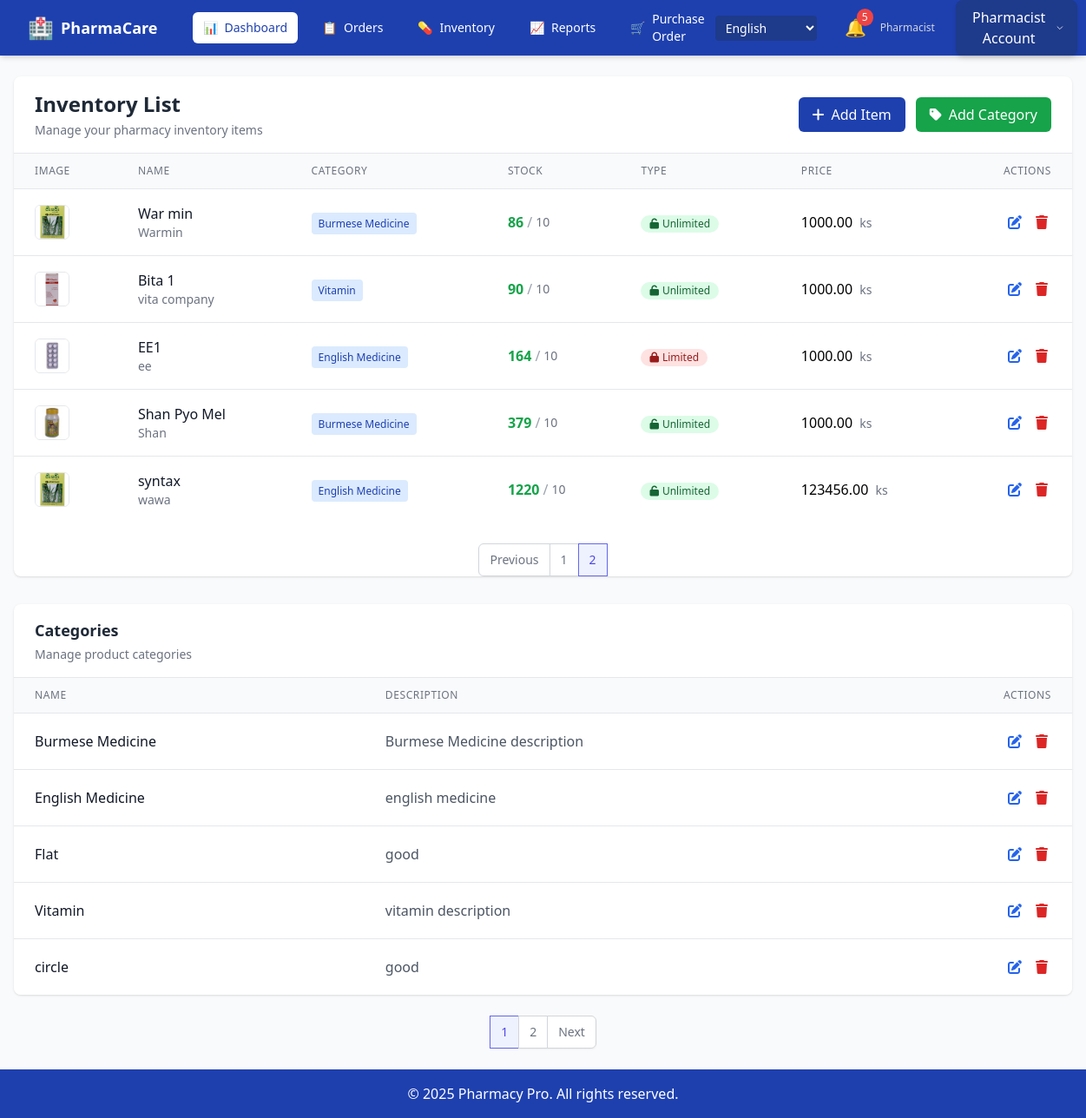
Page /en/inventory_view/?items_page=2 (signed in) on the earlier database version.
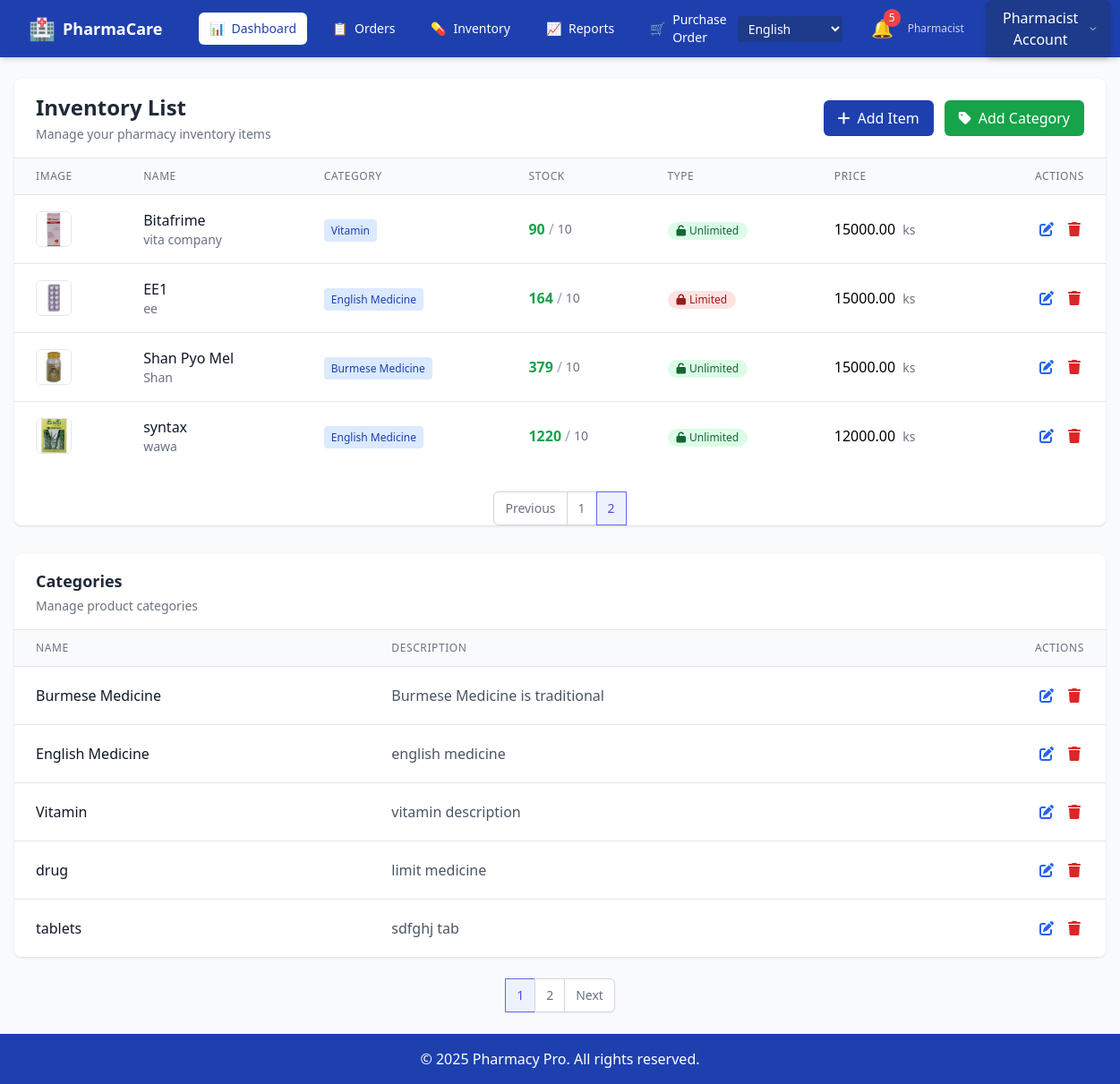
Same page on the later database version.
### ourapp/models.py (models this page shows, shortened)
class Item(models.Model):
    category = models.ForeignKey(Category, on_delete=models.CASCADE, verbose_name=_("Category"))
    item_photo = models.ImageField(upload_to='photos', verbose_name=_("Photo"))
    primary_supplier = models.ForeignKey(Supplier, on_delete=models.CASCADE, blank=True, null=True, verbose_name=_("Primary Supplier"))
    strength = models.CharField(max_length=50, blank=True, null=True, verbose_name=_("Strength"))
    item_name = models.CharField(max_length=255, verbose_name=_("Item Name"))
    item_quantity = models.PositiveIntegerField(verbose_name=_("Quantity"))
    item_price = models.PositiveIntegerField(verbose_name=_("Selling Price"))
    purcharse_price = models.PositiveIntegerField(default=0, verbose_name=_("Purchase Price"))
    reorder_level = models.PositiveIntegerField(default=0, blank=True, null=True, verbose_name=_("Reorder Level"))
    item_description = models.TextField(verbose_name=_("Description"))
    exp_date = models.DateField(verbose_name=_("Expiry Date"))
    brand_name = models.CharField(max_length=255, blank=True, null=True, verbose_name=_("Brand Name"))
    batch_number = models.CharField(max_length=100, blank=True, null=True, verbose_name=_("Batch Number"))
    stock_minimum = models.PositiveIntegerField(default=10, verbose_name=_("Minimum Stock"))
    is_limited = models.BooleanField(default=False, verbose_name=_("Limited Stock"))
    max_quantity = models.PositiveIntegerField(default=5, verbose_name=_("Maximum Quantity"))
    last_ordered = models.DateField(blank=True, null=True, verbose_name=_("Last Ordered"))

class Category(models.Model):
    name = models.CharField(max_length=100, unique=True, verbose_name=_("Name"))
    description = models.TextField(blank=True, null=True, verbose_name=_("Description"))

### ourapp/views.py (the view, shortened to what this page needs)
# urls.py: path('inventory_view/', inventory_view, name='inventory_view'),
@login_required
def inventory_view(request):
    if request.user.userprofile.role != 'pharmacist':
        messages.error(request, "You do not have permission to access this page.")
        return redirect('login')
    items_queryset = Item.objects.all().order_by('-id')
    for item in items_queryset:
        if item.exp_date:
            item.days_left = (item.exp_date - datetime.date.today()).days
        else:
            item.days_left = None
    categories_queryset = Category.objects.all().order_by('name')
    items_paginator = Paginator(items_queryset, 10)  # 10 items per page
    items_page_number = request.GET.get('items_page')
    items = items_paginator.get_page(items_page_number)
    categories_paginator = Paginator(categories_queryset, 5)  # 5 categories per page
    categories_page_number = request.GET.get('categories_page')
    categories = categories_paginator.get_page(categories_page_number)
    low_stock_queryset = Item.objects.filter(item_quantity__lt=10).order_by('item_quantity')
    low_stock_paginator = Paginator(low_stock_queryset, 5)
    low_stock_page_number = request.GET.get('low_stock_page')
    low_stock_items = low_stock_paginator.get_page(low_stock_page_number)
    low_stock_count = low_stock_queryset.count()
    today = datetime.date.today()
    expiring_queryset = Item.objects.filter(exp_date__lte=today + datetime.timedelta(days=90)).order_by('exp_date')
    expiring_paginator = Paginator(expiring_queryset, 5)
    expiring_page_number = request.GET.get('expiring_page')
    expiring_items = expiring_paginator.get_page(expiring_page_number)
    expiring_count = expiring_queryset.count()
    return render(request, 'inventory.html', {
        'items': items,
        'categories': categories,
        'low_stock_items': low_stock_items,
        'low_stock_count': low_stock_count,
        'low_stock_page_number': low_stock_page_number,
        'expiring_items': expiring_items,
        'expiring_count': expiring_count,
    })

### ourapp/context_processors.py (called while the page is built)
def expiry_alert_items(request):
    if request.user.is_authenticated and hasattr(request.user, 'userprofile'):
        if request.user.userprofile.role == 'pharmacist':
            today = date.today()
            threshold_date = today + timedelta(days=90)
            expiring_items = Item.objects.filter(exp_date__lte=threshold_date, exp_date__gte=today).order_by('exp_date')
            return {'expiring_items': expiring_items}
    return {}

### templates/inventory.html (shortened to what the changed rows need)
{% load i18n %}
<!DOCTYPE html>
<html lang="en">
<head>
<link href="https://cdnjs.cloudflare.com/ajax/libs/font-awesome/6.4.0/css/all.min.css" rel="stylesheet"/>
<script src="https://cdn.tailwindcss.com"></script>
</head>
<body class="bg-gray-50 flex flex-col min-h-screen">
<main class="w-full mx-auto px-4 py-6 max-w-7xl">
    <div class="bg-white shadow rounded-lg overflow-hidden mb-8">
        <div class="px-6 py-4 border-b border-gray-200 flex flex-col sm:flex-row justify-between items-start sm:items-center gap-4">
            <div>
                <h2 class="text-xl sm:text-2xl font-bold text-gray-800">{% trans "Inventory List" %}</h2>
            </div>
        </div>
        <div class="overflow-x-auto">
            <table class="min-w-full divide-y divide-gray-200">
                <thead class="bg-gray-50">
                    <tr>
                        <th class="px-6 py-3 text-left text-xs font-medium text-gray-500 uppercase tracking-wider">{% trans "Image" %}</th>
                        <th class="px-6 py-3 text-left text-xs font-medium text-gray-500 uppercase tracking-wider">{% trans "Name" %}</th>
                        <th class="px-6 py-3 text-left text-xs font-medium text-gray-500 uppercase tracking-wider">{% trans "Category" %}</th>
                        <th class="px-6 py-3 text-left text-xs font-medium text-gray-500 uppercase tracking-wider">{% trans "Stock" %}</th>
                        <th class="px-6 py-3 text-left text-xs font-medium text-gray-500 uppercase tracking-wider">{% trans "Type" %}</th>
                        <th class="px-6 py-3 text-left text-xs font-medium text-gray-500 uppercase tracking-wider">{% trans "Price" %}</th>
                        <th class="px-6 py-3 text-right text-xs font-medium text-gray-500 uppercase tracking-wider">{% trans "Actions" %}</th>
                    </tr>
                </thead>
                <tbody class="bg-white divide-y divide-gray-200">
                    {% for item in items %}
                    <tr class="hover:bg-gray-50 transition-colors" id="item_{{ item.id }}">
                        <td class="px-6 py-4 whitespace-nowrap" data-label="{% trans 'Image' %}">
                            {% if item.item_photo %}
                            <img alt="item image" class="w-10 h-10 rounded-md object-cover border border-gray-200" src="{{ item.item_photo.url }}"/>
                            {% else %}
                            <div class="w-10 h-10 rounded-md bg-gray-100 flex items-center justify-center text-gray-400">
                                <i class="fas fa-pills text-lg"></i>
                            </div>
                            {% endif %}
                        </td>
                        <td class="px-6 py-4 whitespace-nowrap" data-label="{% trans 'Name' %}">
                            <div class="font-medium text-gray-900">{{ item.item_name }}</div>
                            {% if item.brand_name %}
                            <div class="text-sm text-gray-500">{{ item.brand_name }}</div>
                            {% endif %}
                        </td>
                        <td class="px-6 py-4 whitespace-nowrap" data-label="{% trans 'Category' %}">
                            <span class="px-2 py-1 text-xs font-medium rounded bg-blue-100 text-blue-800">{{ item.category.name }}</span>
                        </td>
                        <td class="px-6 py-4 whitespace-nowrap" data-label="{% trans 'Stock' %}">
                            <div class="flex items-center">
                                <span class="font-semibold {% if item.item_quantity <= 0 %}text-red-600{% elif item.item_quantity < item.stock_minimum %}text-yellow-600{% else %}text-green-600{% endif %}">
                                    {{ item.item_quantity }}
                                </span>
                                <span class="mx-1 text-gray-400">/</span>
                                <span class="text-sm text-gray-500">{{ item.stock_minimum }}</span>
                            </div>
                        </td>
                        <td class="px-6 py-4 whitespace-nowrap" data-label="{% trans 'Type' %}">
                            {% if item.is_limited %}
                                <span class="inline-flex items-center px-2.5 py-0.5 rounded-full text-xs font-medium bg-red-100 text-red-800">
                                    <i class="fas fa-lock mr-1 text-xs"></i> {% trans "Limited" %}
                                </span>
                            {% else %}
                                <span class="inline-flex items-center px-2.5 py-0.5 rounded-full text-xs font-medium bg-green-100 text-green-800">
                                    <i class="fas fa-unlock mr-1 text-xs"></i> {% trans "Unlimited" %}
                                </span>
                            {% endif %}
                        </td>
                        <td class="px-6 py-4 whitespace-nowrap" data-label="{% trans 'Price' %}">
                            <span class="font-medium">{{ item.item_price|floatformat:2 }}</span>
                            <span class="text-sm text-gray-500 ml-1">{% trans "ks" %}</span>
                        </td>
                        <td class="px-6 py-4 whitespace-nowrap text-right actions-cell">
                            <div class="flex justify-end space-x-2">
                                <button class="text-blue-600 hover:text-blue-900 edit-btn p-1 rounded hover:bg-blue-50 transition-colors"
                                    data-batch="{{ item.batch_number }}"
                                    data-brand="{{ item.brand_name }}"
                                    data-category="{{ item.category.id }}"
                                    data-description="{{ item.item_description }}"
                                    data-exp-date="{{ item.exp_date|date:'Y-m-d' }}"
                                    data-id="{{ item.id }}"
                                    data-is-limited="{{ item.is_limited|yesno:'true,false' }}"
                                    data-max-qty="{{ item.max_quantity }}"
                                    data-name="{{ item.item_name }}"
                                    data-photo-url="{% if item.item_photo %}{{ item.item_photo.url }}{% endif %}"
                                    data-price="{{ item.item_price }}"
                                    data-purchase-price="{{ item.purcharse_price }}"
                                    data-quantity="{{ item.item_quantity }}"
                                    data-stock-min="{{ item.stock_minimum }}">
                                    <i class="fas fa-edit"></i>
                                </button>
                                <button class="text-red-600 hover:text-red-900 delete-btn p-1 rounded hover:bg-red-50 transition-colors" data-id="{{ item.id }}">
                                    <i class="fas fa-trash"></i>
                                </button>
                            </div>
                        </td>
                    </tr>
                    {% endfor %}
                </tbody>
            </table>
        </div>
<div class="flex justify-center mt-6">
    <nav class="inline-flex rounded-md shadow-sm -space-x-px" aria-label="Pagination">
        {% if items.has_previous %}
        <a href="?items_page={{ items.previous_page_number }}"
           class="relative inline-flex items-center px-3 py-2 border border-gray-300 bg-white text-sm font-medium text-gray-500 hover:bg-gray-50 rounded-l-md">
            Previous
        </a>
        {% endif %}
        {% for num in items.paginator.page_range %}
            {% if items.number == num %}
            <span class="relative inline-flex items-center px-3 py-2 border border-indigo-500 bg-indigo-50 text-sm font-medium text-indigo-600">
                {{ num }}
            </span>
            {% else %}
            <a href="?items_page={{ num }}"
               class="relative inline-flex items-center px-3 py-2 border border-gray-300 bg-white text-sm font-medium text-gray-500 hover:bg-gray-50">
                {{ num }}
            </a>
            {% endif %}
        {% endfor %}
    </nav>
</div>
    </div>
    <div class="bg-white shadow rounded-lg overflow-hidden">
        <div class="overflow-x-auto">
            <table class="min-w-full divide-y divide-gray-200">
                <thead class="bg-gray-50">
                    <tr>
                        <th class="px-6 py-3 text-left text-xs font-medium text-gray-500 uppercase tracking-wider">{% trans "Name" %}</th>
                        <th class="px-6 py-3 text-left text-xs font-medium text-gray-500 uppercase tracking-wider">{% trans "Description" %}</th>
                        <th class="px-6 py-3 text-right text-xs font-medium text-gray-500 uppercase tracking-wider">{% trans "Actions" %}</th>
                    </tr>
                </thead>
                <tbody class="bg-white divide-y divide-gray-200">
                    {% for category in categories %}
                    <tr class="hover:bg-gray-50 transition-colors">
                        <td class="px-6 py-4 whitespace-nowrap" data-label="{% trans 'Name' %}">
                            <span class="font-medium text-gray-900">{{ category.name }}</span>
                        </td>
                        <td class="px-6 py-4" data-label="{% trans 'Description' %}">
                            <span class="text-gray-600">{{ category.description|default:"—" }}</span>
                        </td>
                        <td class="px-6 py-4 whitespace-nowrap text-right actions-cell">
                            <div class="flex justify-end space-x-2">
                                <button type="button" class="text-blue-600 hover:text-blue-900 edit-category-btn p-1 rounded hover:bg-blue-50 transition-colors"
                                        data-id="{{ category.id }}"
                                        data-name="{{ category.name|escapejs }}"
                                        data-description="{{ category.description|default:''|escapejs }}">
                                    <i class="fas fa-edit"></i>
                                </button>
                                <form method="POST" class="inline">
                                    <button type="submit" class="text-red-600 hover:text-red-900 p-1 rounded hover:bg-red-50 transition-colors">
                                        <i class="fas fa-trash"></i>
                                    </button>
                                </form>
                            </div>
                        </td>
                    </tr>
                    {% endfor %}
                </tbody>
            </table>
        </div>
    </div>
<div class="flex justify-center mt-6">
    <nav class="inline-flex rounded-md shadow-sm -space-x-px" aria-label="Pagination">
        {% for num in categories.paginator.page_range %}
            {% if categories.number == num %}
            <span class="relative inline-flex items-center px-3 py-2 border border-indigo-500 bg-indigo-50 text-sm font-medium text-indigo-600">
                {{ num }}
            </span>
            {% else %}
            <a href="?categories_page={{ num }}"
               class="relative inline-flex items-center px-3 py-2 border border-gray-300 bg-white text-sm font-medium text-gray-500 hover:bg-gray-50">
                {{ num }}
            </a>
            {% endif %}
        {% endfor %}
        {% if categories.has_next %}
        <a href="?categories_page={{ categories.next_page_number }}"
           class="relative inline-flex items-center px-3 py-2 border border-gray-300 bg-white text-sm font-medium text-gray-500 hover:bg-gray-50 rounded-r-md">
            Next
        </a>
        {% endif %}
    </nav>
</div>
</main>
</body>
</html>

Differences in the rows shown:
no longer on this page (row edited): Item: item_photo (picture), item_name "War min", brand_name "Warmin", category.name "Burmese Medicine", item_quantity "86", stock_minimum "10", item_price "1000.00"
removed Category: name "Flat", description "good"
removed Category: name "circle", description "good"
changed Item "vita company": item_name "Bita 1" → "Bitafrime"; item_price "1000.00" → "15000.00"
changed Item "EE1": item_price "1000.00" → "15000.00"
changed Item "Shan Pyo Mel": item_price "1000.00" → "15000.00"
changed Item "syntax": item_price "123456.00" → "12000.00"
changed Category "Burmese Medicine": description "Burmese Medicine description" → "Burmese Medicine is traditional"
now on this page (row edited): Category: name "drug", description "limit medicine"
now on this page (row unchanged): Category: name "tablets", description "sdfghj tab"
